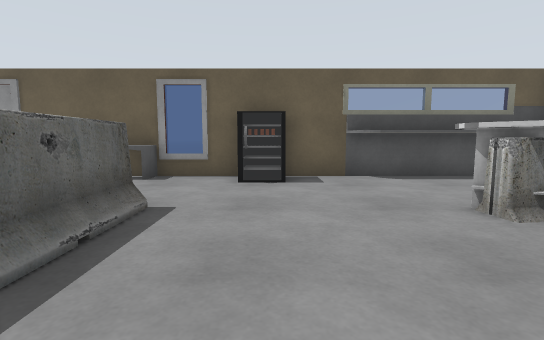
View 1 (above)

12 first-person views from a walk through a robot-simulator world made for Gazebo. The camera is 0.94 m above the floor, tilts 6° down and sees 85° across. Floor lines are 1 m apart. The floor is counted in squares, 1 m on a side. Each view is taken from the middle of a square. On the plan, view 1 faces up. The plan holds only what a view shows up to about 11 squares ahead; the rest is blank. Some surface patterns are stand-ins.

View 2
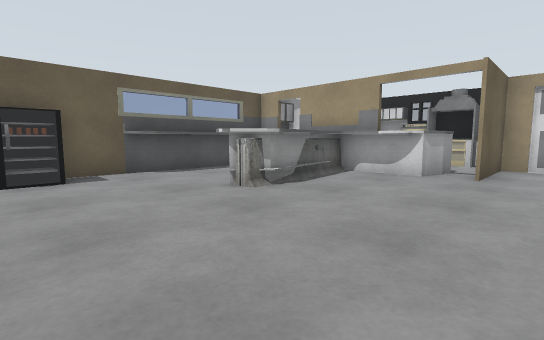

View 3
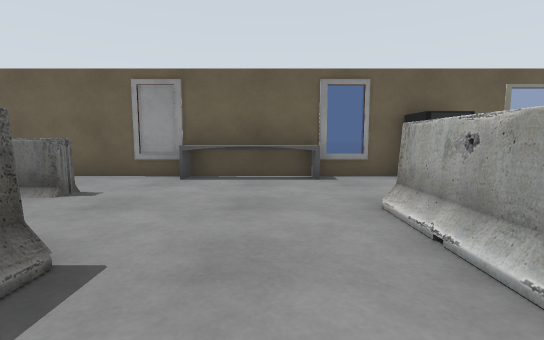

View 4
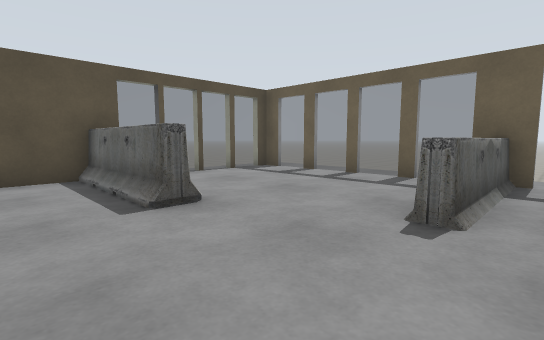

View 5
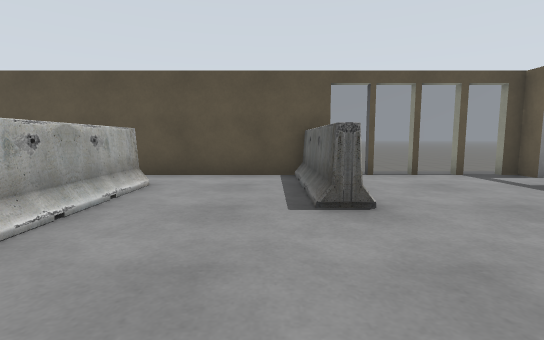

View 6
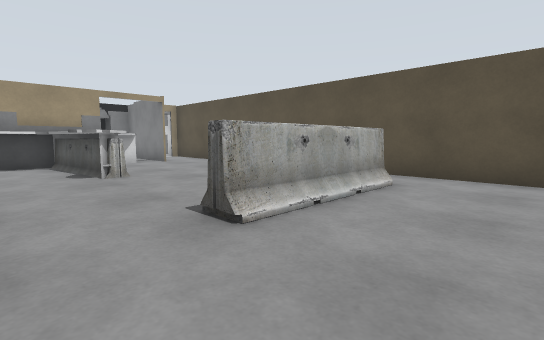

View 7
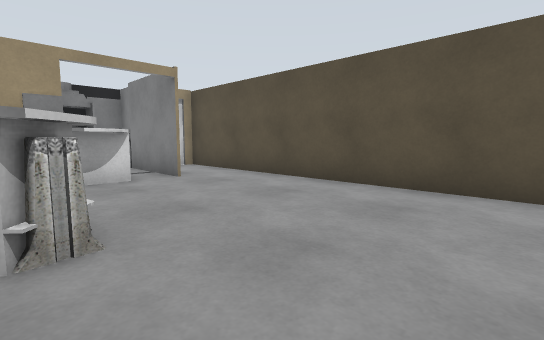

View 8
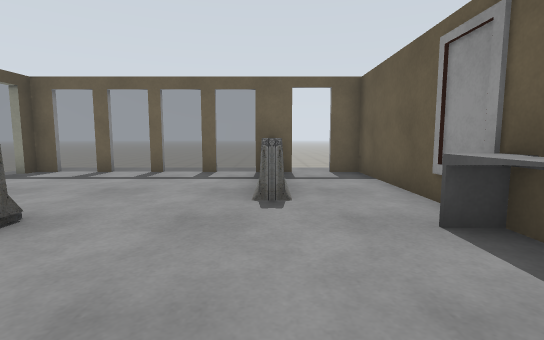

View 9
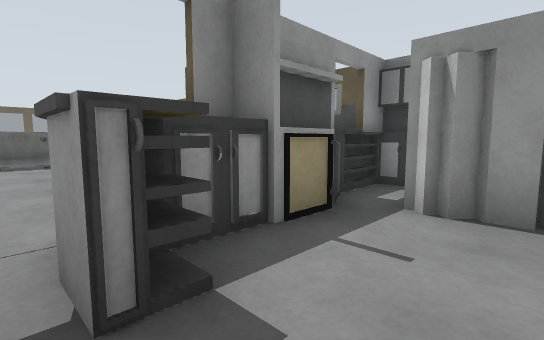

View 10
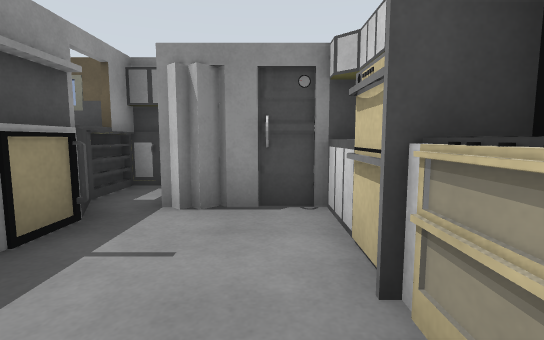

View 11
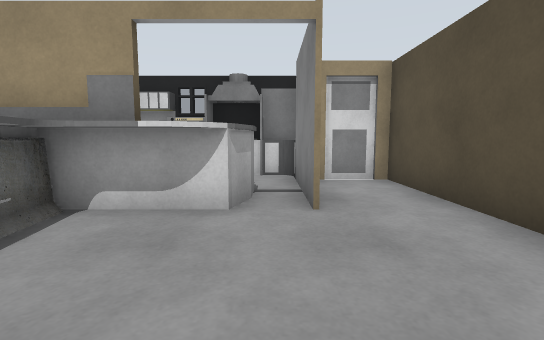

View 12
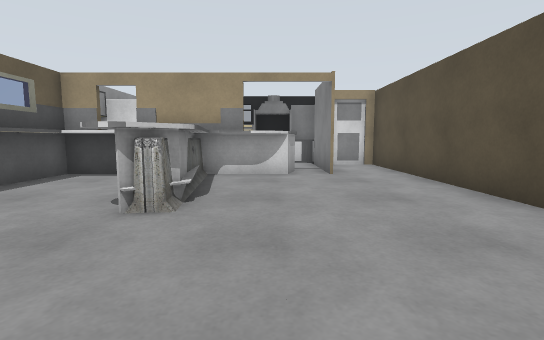

### Floor plan
Key: @ floor where view 1 was taken; # wall or solid block; . main floor; - floor 0.25 m lower than the main floor; = window, fence, low wall or low ledge; B barrier; O other object.
Columns run from 12 left of view 1 to 11 right of it. Each row starts with its distance up from view 1.
  8  ######   =####
  7 .#....####=.=.########
  6 ..................####
  5  OOOO.............######
  4 .=........O....#####=..#
  3 .=........O....B#..#...#
  2 .=....O...O........##..#
  1 .=....O...O............#
  0 .=....O...O.@......#####
 -1 .=....O...............#
 -2  #====#################
 -3  ----

Where each view was taken, in squares from view 1:
view 1: 0 up, 0 right, facing up
view 2: 1 down, 1 left, facing up-right
view 3: 0 up, 4 left, facing up
view 4: 6 up, 4 left, facing down-left
view 5: 6 up, 5 left, facing down
view 6: 6 up, 5 left, facing down-right
view 7: 4 up, 0 right, facing down-right
view 8: 5 up, 3 left, facing left
view 9: 1 up, 10 right, facing up-left
view 10: 1 up, 10 right, facing up
view 11: 1 up, 3 right, facing right
view 12: 2 up, 1 left, facing right
